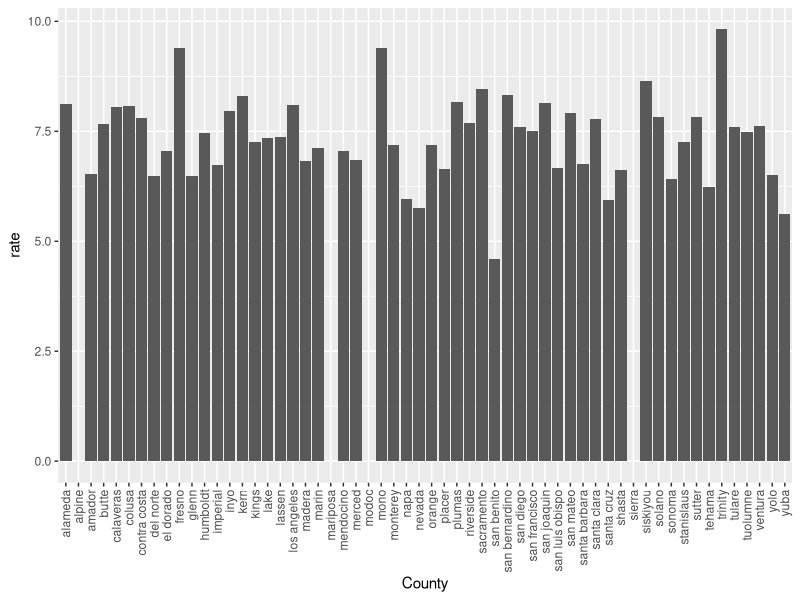
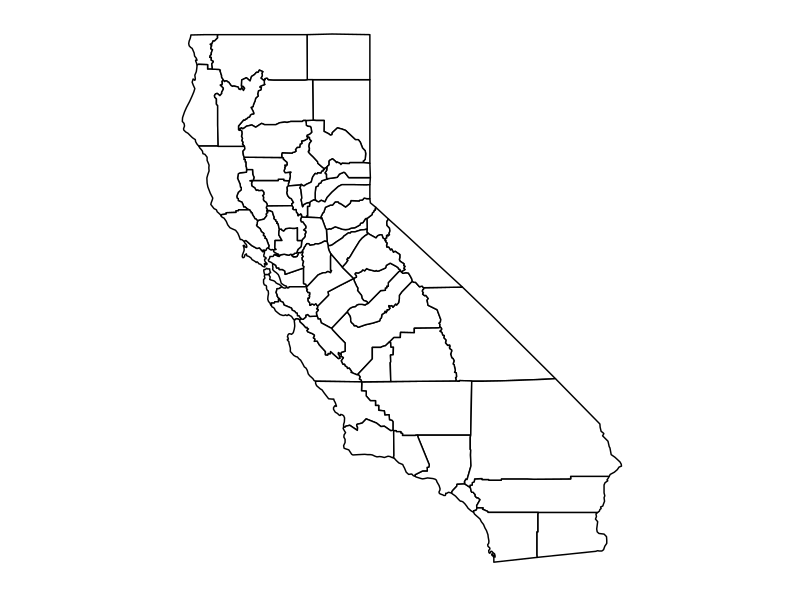

Here is the R script that generated these plots, in order:
## ---- chunk 1

## ---- chunk 2

## ---- chunk 3
#data wrangling for Year 2014-2018 data 
library(dplyr)
library(tidyverse)
lbwdata<- read.csv("low-and-very-low-birthweight-by-county-2014-2018 (1).csv", header = TRUE, stringsAsFactors = FALSE)
lbwdata <- lbwdata %>% mutate(County = str_to_lower(County))
lbwdata$Events[is.na(lbwdata$Events)] <- 0
lbwdata <- lbwdata %>% group_by(Year, County, Total.Births) %>% summarize(Events = sum(Events)) 
lbwdata <- lbwdata %>% filter(!County == "california")#removing the total count
lbwdata <- lbwdata %>% mutate(rate = Events/Total.Births * 100)

#histogram by county  

lbwdata %>% 
  filter(Year == 2014 & !is.na(rate)) %>% 
  ggplot(aes(County, rate)) +
  geom_bar(stat = "identity") +
  theme(axis.text.x = element_text(angle = 90, hjust = 1, vjust = 1/2))
 
#heatmap 
library(maps)
CaliforniaCounty <- map_data("county", "california")
head(CaliforniaCounty)

CaliforniaCounty %>% ggplot(aes(x = long, y = lat, group = group)) + 
                  geom_polygon(fill = "white", color = "black") +
                  theme(panel.grid.major = element_blank(), 
                        panel.background = element_blank(),
                        axis.title = element_blank(), 
                        axis.text = element_blank(),
                        axis.ticks = element_blank()) +
                  coord_fixed(1.3)

california_map <- lbwdata %>% full_join(CaliforniaCounty, by = c("County" = "subregion")) %>% mutate(rate = Events/Total.Births * 10^2)

#see sonia's app for the shiny app 
## ---- chunk 4

